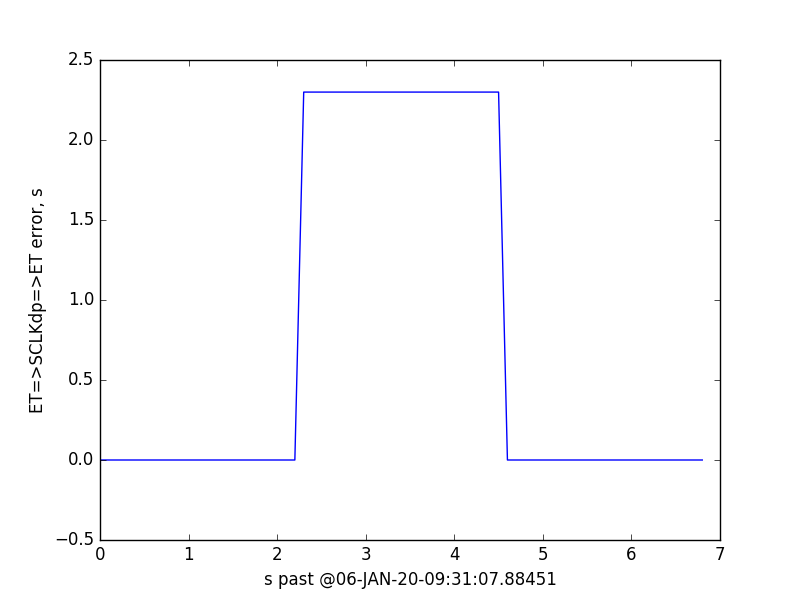

The script that drew this image:
import os
import datetime
import spiceypy as sp
import matplotlib.pyplot as plt

### Load LSK and SCLK kernels; initial list of kernel names
bn_kernels = list()
for k in """
naif0012.tls
new-horizons_1767.tsc
""".strip().split():
  sp.furnsh(k)
  ### Add kernel basename without extension
  bn_kernels.append(os.path.basename(k).split('.')[0])

### Convert list to string
s_kernels = '[{}]'.format(','.join(bn_kernels))

### Constants:  NH SCLK sub-ticks per NH tick second
tps = 5e4

met0,et0,rate0,met1,et1,rate1 = sp.gdpool('SCLK01_COEFFICIENTS_98',0,6)

assert met0 == 0

correct_et0 = (et1 - ((met1-met0) * rate0 / tps))
error0 = et0 - correct_et0

tpictr='@YR-MON-DD-HR:MN:SC.##### ::TDB ::RND'

correct_tdb0 = sp.timout(correct_et0,tpictr,99)

print(dict(error0=error0,correct_tdb0=correct_tdb0))

abscissa = list()
ordinate = list()

et1s = [et1,et0+((met1-met0)*rate0/tps)]
start_et = min(et1s) - abs(error0)
stop_et = max(et1s) + abs(error0)

det = 0.
ddet = 0.1

et = start_et + det

while et <= stop_et:
  abscissa.append(det)
  ordinate.append(sp.sct2e(-98,sp.sce2t(-98,et))-et)
  det += ddet
  et = start_et + det

plt.plot(abscissa,ordinate)
plt.xlabel('s past {}'.format(sp.timout(start_et,tpictr,99)))
plt.ylabel('ET=>SCLKdp=>ET error, s')
plt.show()
